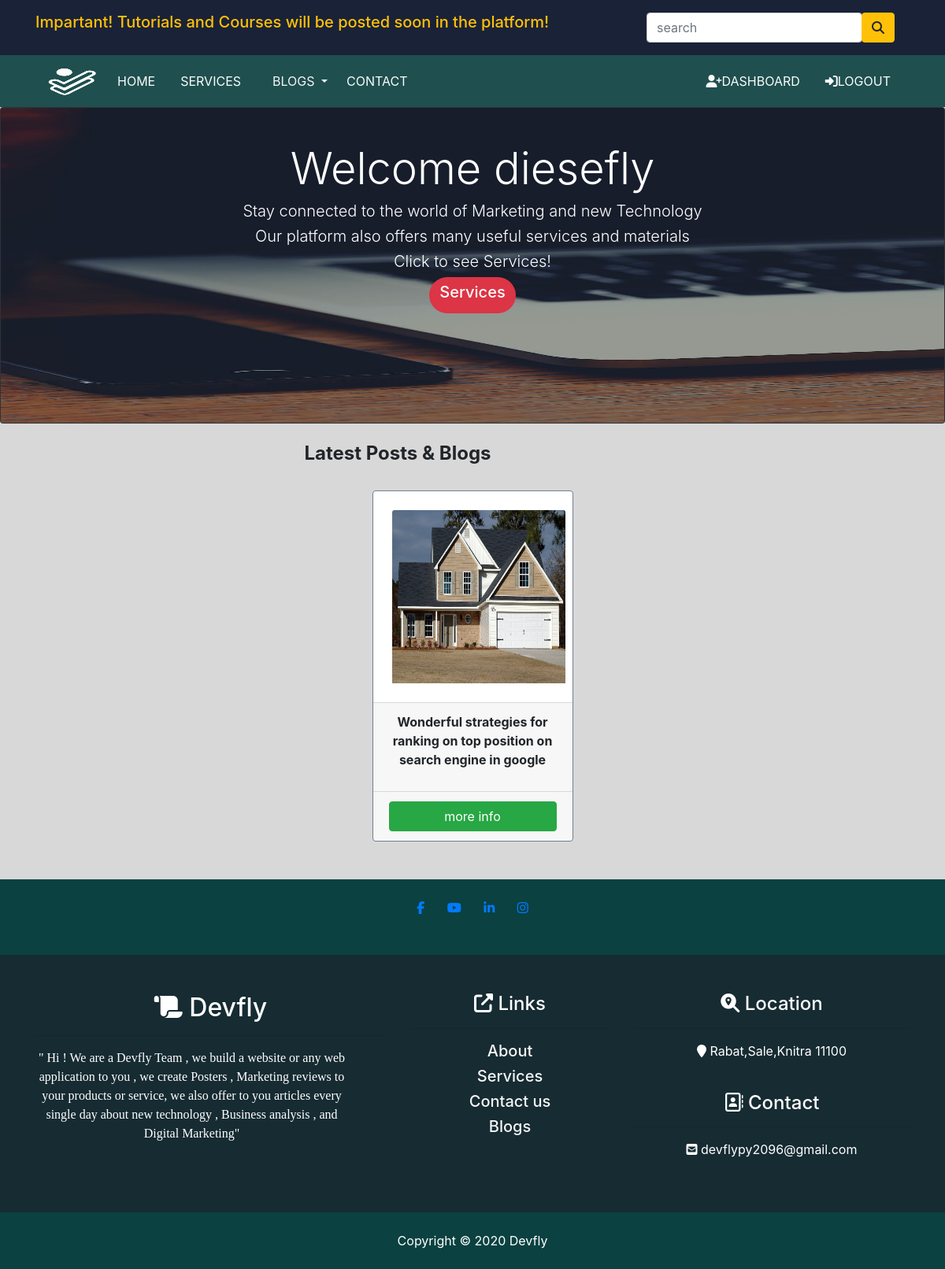
The app's page / (signed in) with its own data.
### MainApp/models.py (models this page shows, shortened)
class Post(models.Model) :
    title = models.CharField(max_length=250 , unique=250)
    slug = models.SlugField(max_length=250 , unique=True)
    details = models.TextField()
    image = models.ImageField(upload_to='Post' , blank=True)
    Category = models.ForeignKey(Category , on_delete=models.CASCADE)
    created_date = models.DateTimeField(auto_now_add=True)
    update_date = models.DateTimeField(auto_now=True)
    def get_url(self):
        return reverse('post_details' , args=[self.Category.slug , self.slug])
    class Meta :
        ordering = ('title',)
        verbose_name = 'post'
        verbose_name_plural = 'posts'

### MainApp/views.py (the view)
# urls.py: path('' , views.home , name='home'),
def home(request , category_slug=None):
    category_page = None
    posts = None
    if category_slug != None :
        category_page = get_object_or_404(Category , slug=category_slug)
        posts = Post.objects.filter(Category=category_page)
    else :
        posts = Post.objects.all()
    page = request.GET.get('page')
    paginator = Paginator(posts , 4) #Show 10  Items_pages in posts()
    try :
        page_obj = paginator.page(page)
    except PageNotAnInteger :
        page_obj = paginator.page(1)
    except EmptyPage :
        page_obj = paginator.page(paginator.num_pages)
    return render(request , 'home.html' , {'Category': category_page , 'page_obj' : page_obj  } )

### MainApp/context_processors.py (called while the page is built)
def menu_links(request) :
    links = Category.objects.all()
    return dict(links=links)

### MainApp/models.py (called while the page is built)
    def get_url(self) :
        return reverse('post_by_category' , args=[self.slug])

### MainApp/templates/home.html (shortened to what this page needs)
{% extends 'base.html' %} {% load static %} {% block title %} Home {% endblock %}
{% block content %}
<div class="card text-white bg-dark">
    <img src="{% static '/images/backimage.jpg' %}" class="card-img" alt="background-image" style="height: 400px;">
    <div class="card-img-overlay">
        <br>
        <div class=container>
            <div class="row text-center">
                <div class="col-md-12">
                    {% if user.is_authenticated %}
                    <h3 class="display-4"> Welcome {{user.username}} </h3>
                    <h5 class="lead"> Stay connected to the world of Marketing and new Technology </h5>
                    <h5 class="lead"> Our platform also offers many useful services and materials </h5>
                    <h5 class="lead"> Click to see Services!</h5>
                    <a class="btn text-white btn-active bg-danger btnn" href="{% url 'about' %}">
                        <h5> Services </h5>
                    </a>
                    {% endif %}
                </div>
            </div>
        </div>
    </div>
</div>
<div class="py-4">
    <div class="container">
        <div class="row">
            <div class="col-10 text-center">
                <h4 class="text-capitalize font-weight-bold"> latest Posts & Blogs </h4>
            </div>
        </div>
    </div>
</div>
<section>
    <div class="container">
        <div class="row text-center">
            {% for post in page_obj %}
            <div class="col-9 mx-auto col-md-6 col-lg-3">
                <div class="card mb-4" style="border-color: slategrey">
                    <div class="p-4">
                        <a href="{{post.get_url}}">
                            <img src="{{post.image.url}}" class="card-img-top" alr="" style="width: 220px; height:220px">
                        </a>
                    </div>
                    <div class="card-footer d-flex justify-content-between">
                        <p class="font-weight-bold">
                            {{post.title}}
                        </p>
                    </div>
                    <div class="card-footer d-flex justify-content-between">
                        <a class="btn btn-block btn-success btn-active" style="color:white;" href="{{post.get_url}}">
                more info </a>
                    </div>
                </div>
            </div>
            {% endfor %}
        </div>
    </div>
</section>
<br> {% endblock %}

### MainApp/static/css/main.css (style rules this page uses)
body { background-color: #D8D8D8; }
html { font-family: 'Times New Roman', Times, serif; }
img { width: 100%; }
.btnn { color: #fff; background-color: #dc3545; border-radius: 35px; border: 1px solid rgba(220, 53, 69, 0.75); }

### records on screen
Post: image (picture), title "Wonderful strategies for ranking on top position on search engine in google"

### other values on screen
{{ user.username }} "diesefly"
